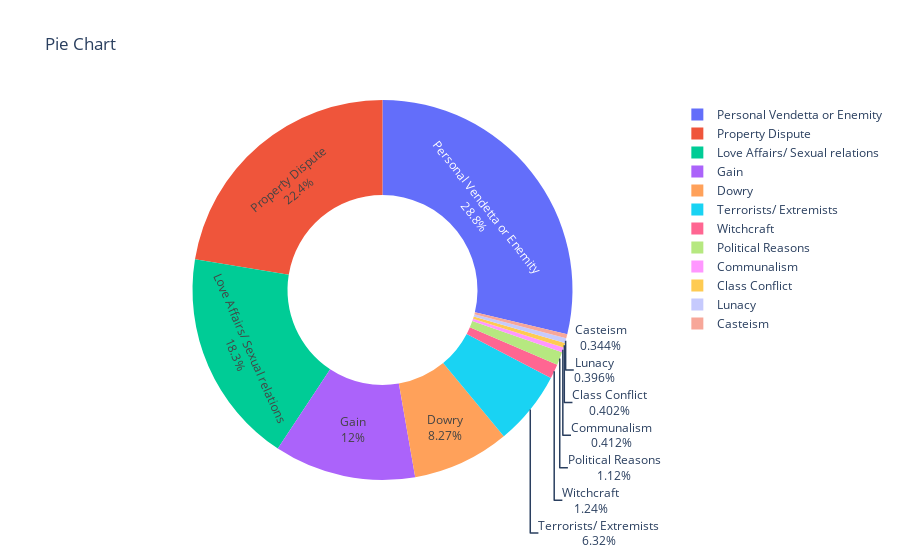

The notebook cell this image was saved under:
### Code cell
row = group_data.iloc[32]

pie = go.Pie(
    values=row[1:], 
    labels=row.index[1:], 
    hole=0.5, 
    textinfo='percent+label'
)


layout = go.Layout(title='Pie Chart')

fig = go.Figure(data=[pie], layout=layout)

fig.show()

### Figure 1 — Plotly figure (JSON) as saved in the notebook; plotly's stock layout.template omitted (floating-point values rounded to 4 significant figures)
{"data": [{"hole": 0.5, "labels": ["Gain", "Property Dispute", "Personal Vendetta or Enemity", "Love Affairs/ Sexual relations", "Dowry", "Lunacy", "Witchcraft", "Communalism", "Casteism", "Class Conflict", "Political Reasons", "Terrorists/ Extremists"], "textinfo": "percent+label", "type": "pie", "values": [19205, 35758, 45860, 29185, 13187, 632, 1971, 657, 548, 642, 1787, 10076]}], "layout": {"title": {"text": "Pie Chart"}}}
